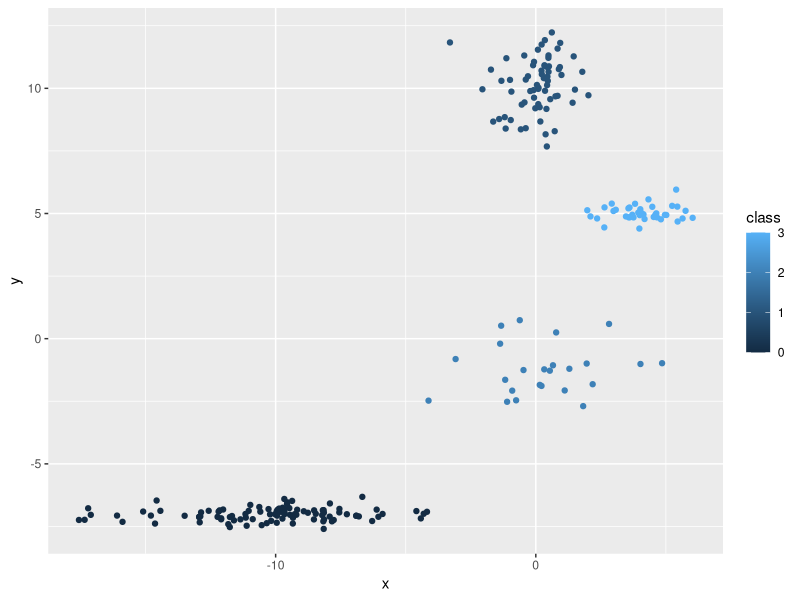

Source code (R):
# Ctrl + Alt + R ejecuta todo el script

setwd("~/go/src/github.com/estv-admin/find/")
# getwd()

df = read.csv("plot.csv")
# df
# summary(df)
# str(df)
# plot(df)

library(ggplot2)

ggplot(df, aes(x, y, colour = class)) + geom_point()
